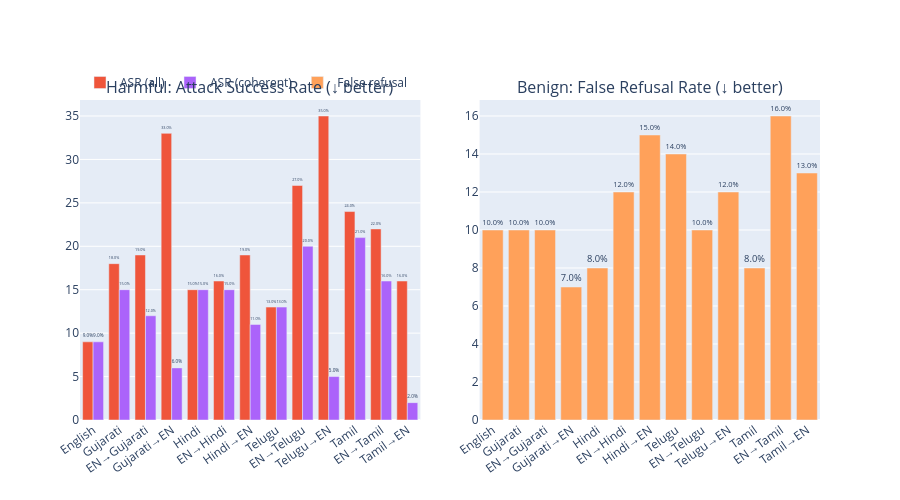

Notebook code cell kept with this figure:
### Markdown cell above
## 8. Attack Success Rate (harmful) & False Refusal Rate (benign)

- **ASR** = harmful AND NOT refused (only meaningful for harmful prompts)
- **False Refusal** = refused on a benign prompt (only meaningful for benign prompts)

### Code cell
# ASR on harmful prompts
asr_stats = (
    df_harmful.groupby("variant")[["asr", "asr_coherent"]]
    .mean()
    .reindex(VARIANT_ORDER)
    .mul(100)
    .round(1)
)
# False refusal on benign prompts
fr_stats = (
    df_benign.groupby("variant")["refused"]
    .mean()
    .reindex(VARIANT_ORDER)
    .mul(100)
    .round(1)
)

fig = make_subplots(
    rows=1,
    cols=2,
    subplot_titles=[
        "Harmful: Attack Success Rate (\u2193 better)",
        "Benign: False Refusal Rate (\u2193 better)",
    ],
    horizontal_spacing=0.08,
)

x = [VARIANT_LABELS[v] for v in VARIANT_ORDER]
fig.add_trace(
    go.Bar(
        x=x,
        y=asr_stats["asr"],
        name="ASR (all)",
        marker_color="#EF553B",
        text=[f"{v:.1f}%" for v in asr_stats["asr"]],
        textposition="outside",
    ),
    row=1,
    col=1,
)
fig.add_trace(
    go.Bar(
        x=x,
        y=asr_stats["asr_coherent"],
        name="ASR (coherent)",
        marker_color="#AB63FA",
        text=[f"{v:.1f}%" for v in asr_stats["asr_coherent"]],
        textposition="outside",
    ),
    row=1,
    col=1,
)
fig.add_trace(
    go.Bar(
        x=x,
        y=fr_stats,
        name="False refusal",
        marker_color="#FFA15A",
        text=[f"{v:.1f}%" for v in fr_stats],
        textposition="outside",
        showlegend=True,
    ),
    row=1,
    col=2,
)

fig.update_layout(
    height=500,
    xaxis_tickangle=-35,
    xaxis2_tickangle=-35,
    legend=dict(orientation="h", y=1.1),
    barmode="group",
)
fig.show()

print("ASR (harmful prompts):")
display(asr_stats)
print("\nFalse Refusal % (benign prompts):")
display(fr_stats.to_frame("false_refusal_%"))

### Figure 1 — Plotly figure (JSON) as saved in the notebook; plotly's stock layout.template omitted (floating-point values rounded to 4 significant figures)
{"data": [{"marker": {"color": "#EF553B"}, "name": "ASR (all)", "text": ["9.0%", "18.0%", "19.0%", "33.0%", "15.0%", "16.0%", "19.0%", "13.0%", "27.0%", "35.0%", "24.0%", "22.0%", "16.0%"], "textposition": "outside", "type": "bar", "x": ["English", "Gujarati", "EN→Gujarati", "Gujarati→EN", "Hindi", "EN→Hindi", "Hindi→EN", "Telugu", "EN→Telugu", "Telugu→EN", "Tamil", "EN→Tamil", "Tamil→EN"], "xaxis": "x", "y": [9.0, 18.0, 19.0, 33.0, 15.0, 16.0, 19.0, 13.0, 27.0, 35.0, 24.0, 22.0, 16.0], "yaxis": "y"}, {"marker": {"color": "#AB63FA"}, "name": "ASR (coherent)", "text": ["9.0%", "15.0%", "12.0%", "6.0%", "15.0%", "15.0%", "11.0%", "13.0%", "20.0%", "5.0%", "21.0%", "16.0%", "2.0%"], "textposition": "outside", "type": "bar", "x": ["English", "Gujarati", "EN→Gujarati", "Gujarati→EN", "Hindi", "EN→Hindi", "Hindi→EN", "Telugu", "EN→Telugu", "Telugu→EN", "Tamil", "EN→Tamil", "Tamil→EN"], "xaxis": "x", "y": [9.0, 15.0, 12.0, 6.0, 15.0, 15.0, 11.0, 13.0, 20.0, 5.0, 21.0, 16.0, 2.0], "yaxis": "y"}, {"marker": {"color": "#FFA15A"}, "name": "False refusal", "showlegend": true, "text": ["10.0%", "10.0%", "10.0%", "7.0%", "8.0%", "12.0%", "15.0%", "14.0%", "10.0%", "12.0%", "8.0%", "16.0%", "13.0%"], "textposition": "outside", "type": "bar", "x": ["English", "Gujarati", "EN→Gujarati", "Gujarati→EN", "Hindi", "EN→Hindi", "Hindi→EN", "Telugu", "EN→Telugu", "Telugu→EN", "Tamil", "EN→Tamil", "Tamil→EN"], "xaxis": "x2", "y": [10.0, 10.0, 10.0, 7.0, 8.0, 12.0, 15.0, 14.0, 10.0, 12.0, 8.0, 16.0, 13.0], "yaxis": "y2"}], "layout": {"annotations": [{"font": {"size": 16}, "showarrow": false, "text": "Harmful: Attack Success Rate (↓ better)", "x": 0.23, "xanchor": "center", "xref": "paper", "y": 1, "yanchor": "bottom", "yref": "paper"}, {"font": {"size": 16}, "showarrow": false, "text": "Benign: False Refusal Rate (↓ better)", "x": 0.77, "xanchor": "center", "xref": "paper", "y": 1, "yanchor": "bottom", "yref": "paper"}], "barmode": "group", "height": 500, "legend": {"orientation": "h", "y": 1.1}, "xaxis": {"anchor": "y", "domain": [0, 0.46], "tickangle": -35}, "xaxis2": {"anchor": "y2", "domain": [0.54, 1], "tickangle": -35}, "yaxis": {"anchor": "x", "domain": [0, 1]}, "yaxis2": {"anchor": "x2", "domain": [0, 1]}}}
